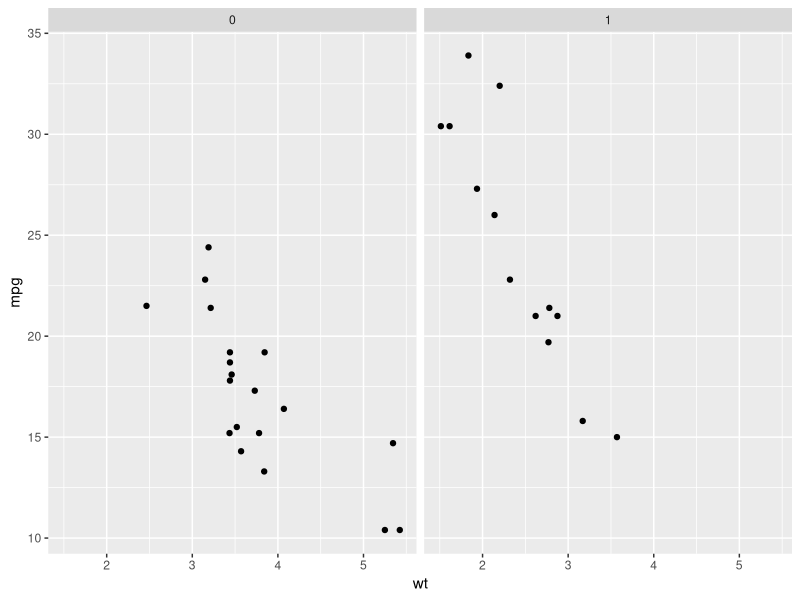
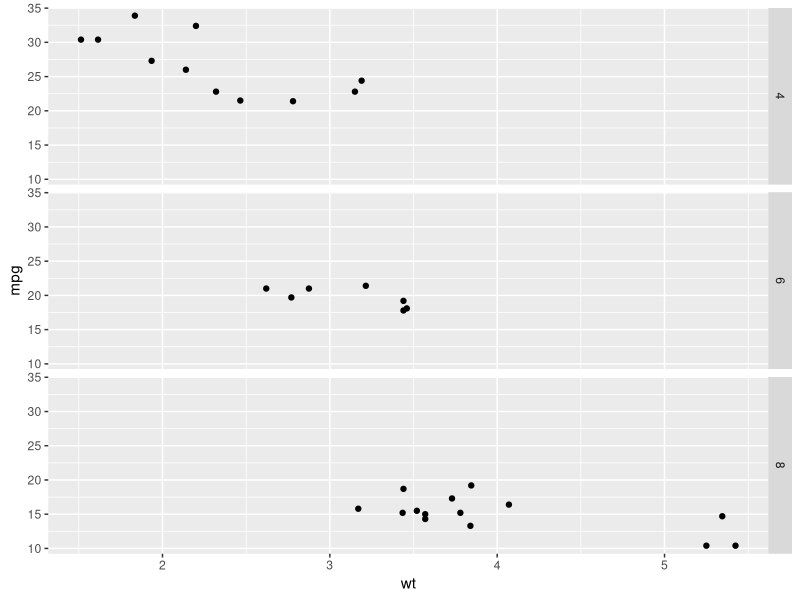
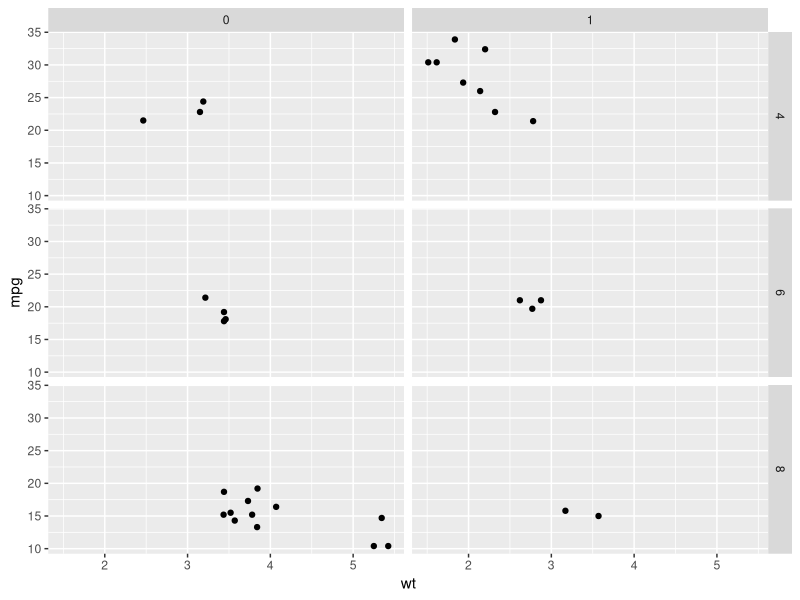
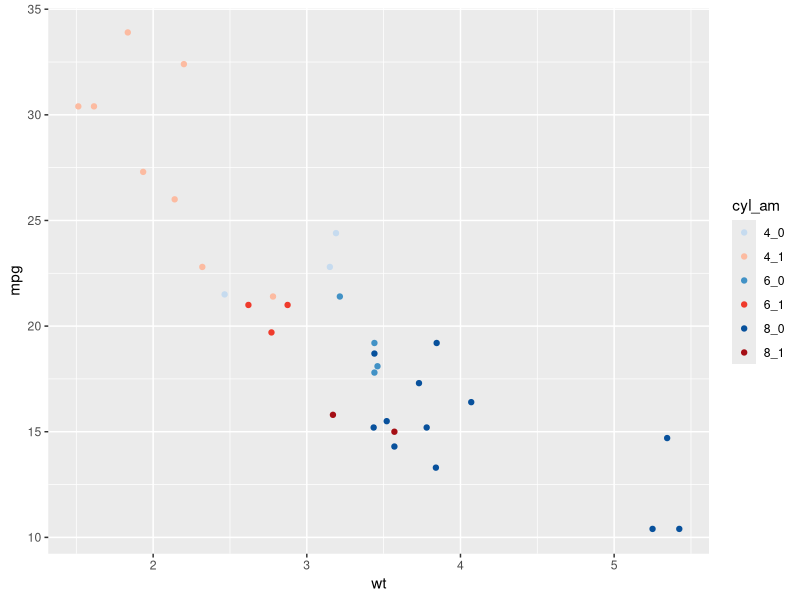
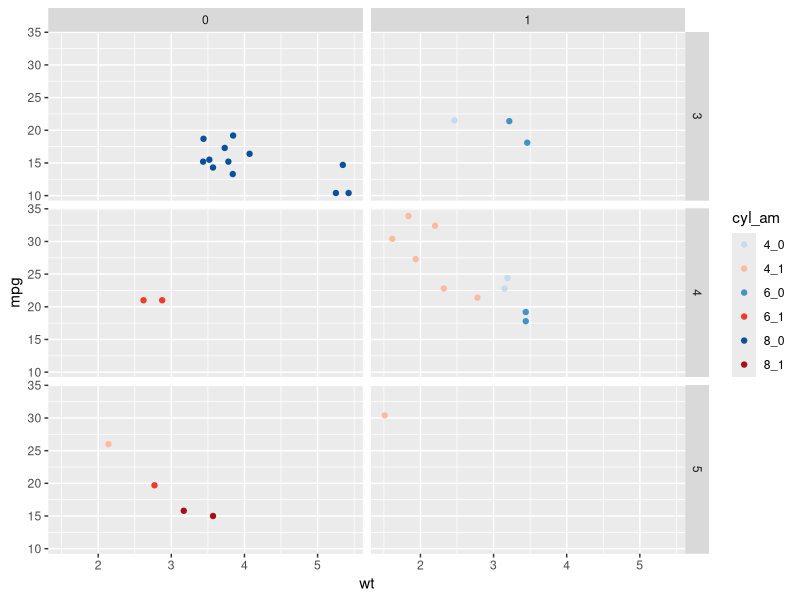
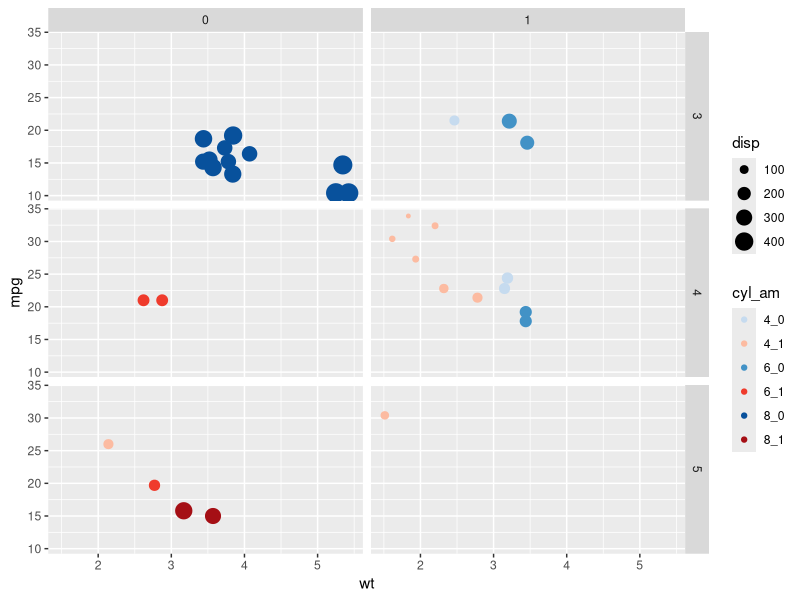
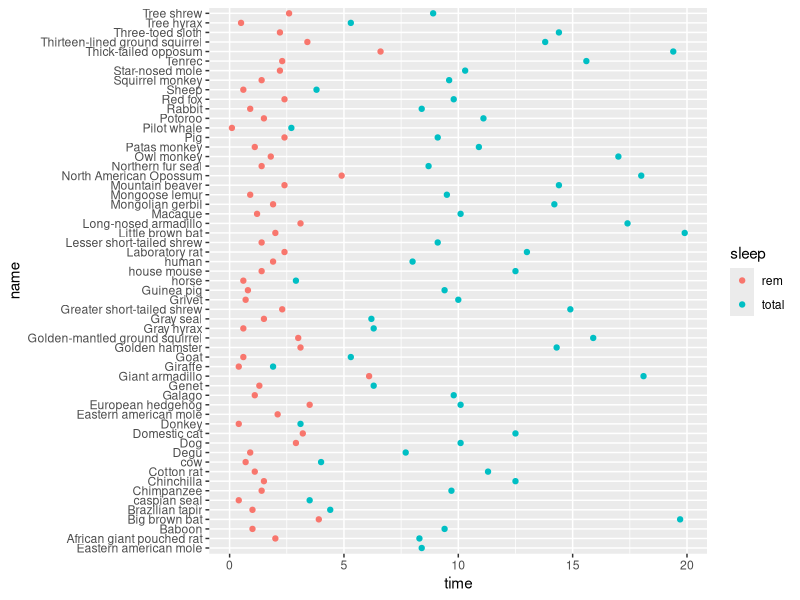
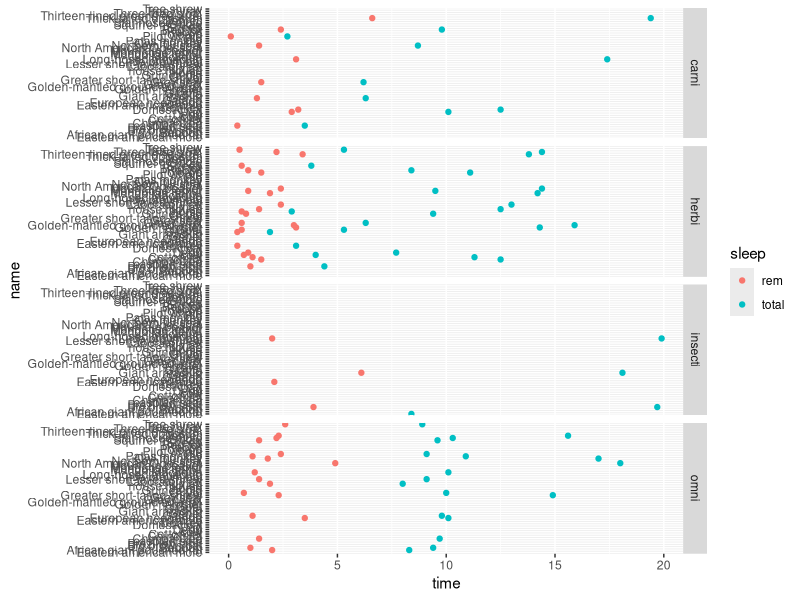

Source code (R) for these figures, in order:
# Load the ggplot2 package
library(ggplot2)


# Facets: the basics 

# Basic scatter plot
p <- ggplot(mtcars, aes(x = wt, y = mpg)) +
  geom_point()

# Separate rows according to transmission type, am
p + facet_grid(. ~ am)

# Separate columns according to cylinders, cyl
p + facet_grid(cyl ~ .)

# Separate by both columns and rows 
p + facet_grid(cyl ~ am)


# Many variables 

# Load the RColorBrewer package
library(RColorBrewer) 

# Code to create the cyl_am col and myCol vector
mtcars$cyl_am <- paste(mtcars$cyl, mtcars$am, sep = "_")
myCol <- rbind(brewer.pal(9, "Blues")[c(3,6,8)],
               brewer.pal(9, "Reds")[c(3,6,8)])

# Basic scatter plot, add color to scale: 
ggplot(mtcars, aes(x = wt, y = mpg, col = cyl_am)) +
  geom_point() +
  scale_color_manual(values = myCol)

# Facet according on rows and columns. 
ggplot(mtcars, aes(x = wt, y = mpg, col = cyl_am)) +
  geom_point() +
  scale_color_manual(values = myCol) + 
  facet_grid(gear ~ vs)

# Add more variables 
ggplot(mtcars, aes(x = wt, y = mpg, col = cyl_am, size = disp)) +
  geom_point() +
  scale_color_manual(values = myCol) + 
  facet_grid(gear ~ vs)


# Dropping levels 

# Load the readr package
library(readr)

# Load the mamsleep dataset
mamsleep <- read_delim("../mamsleep.txt", delim = "/")

# Basic scatter plot
ggplot(mamsleep, aes(x = time, y = name, col = sleep)) + 
  geom_point()

# Facet rows accoding to vore
ggplot(mamsleep, aes(x = time, y = name, col = sleep)) + 
  geom_point() + 
  facet_grid(vore ~ .)

# Specify scale and space arguments to free up rows
ggplot(mamsleep, aes(x = time, y = name, col = sleep)) + 
  geom_point() + 
  facet_grid(vore ~ ., scale = "free_y", space = "free_y")
